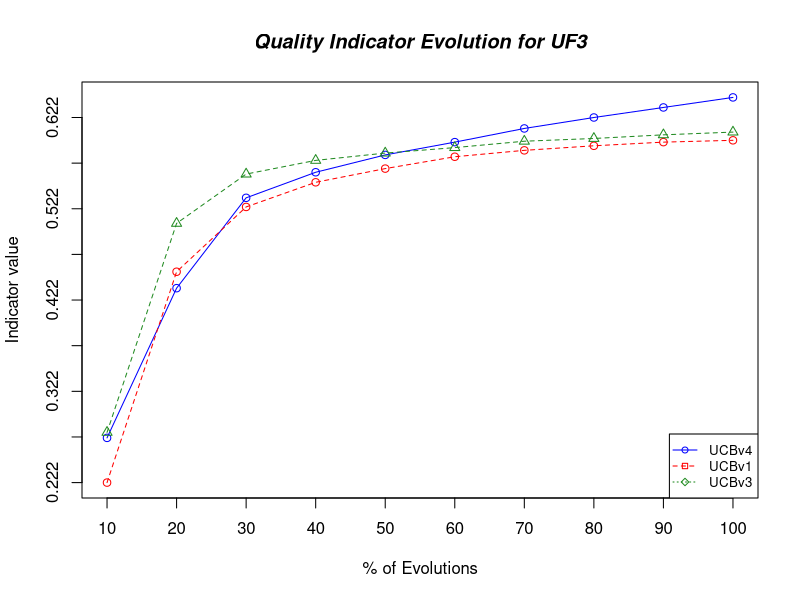

This chart was generated by the following R code:
# Read car and truck values from tab-delimited autos.dat
algorithms <- read.table("data_UF3.dat", header=T, sep="\t") 

# Compute the max and min y 
max_y <- max(algorithms)
min_y <- min(algorithms)

# Define colors to be used for alg1, alg2, alg3
plot_colors <- c("blue","red","forestgreen", "black","yellow", "brown", "darkorange")
plot(algorithms$UCBv4, type="o", col=plot_colors[1],  ylim=c(min_y,max_y), axes=FALSE, ann=FALSE)

# Make x,y axis 
axis(1, at=1:10,lab=c(10,20,30,40,50,60,70,80,90,100))
axis(2, at=seq(min_y, max_y, 0.05))

# Create box around plot
box()

lines(algorithms$UCBv1, type="o", pch=1, lty=2, col=plot_colors[2])
lines(algorithms$UCBv3, type="o", pch=2, lty=2, col=plot_colors[3])

# Create a title bold/italic font
title(main="Quality Indicator Evolution for UF3", font.main=4)

# Label the x and y axes
title(xlab= "% of Evolutions")
title(ylab= "Indicator value")

# Create a legend
legend("bottomright", names(algorithms), cex=0.8, col=plot_colors, pch=21:23, lty=1:3);

